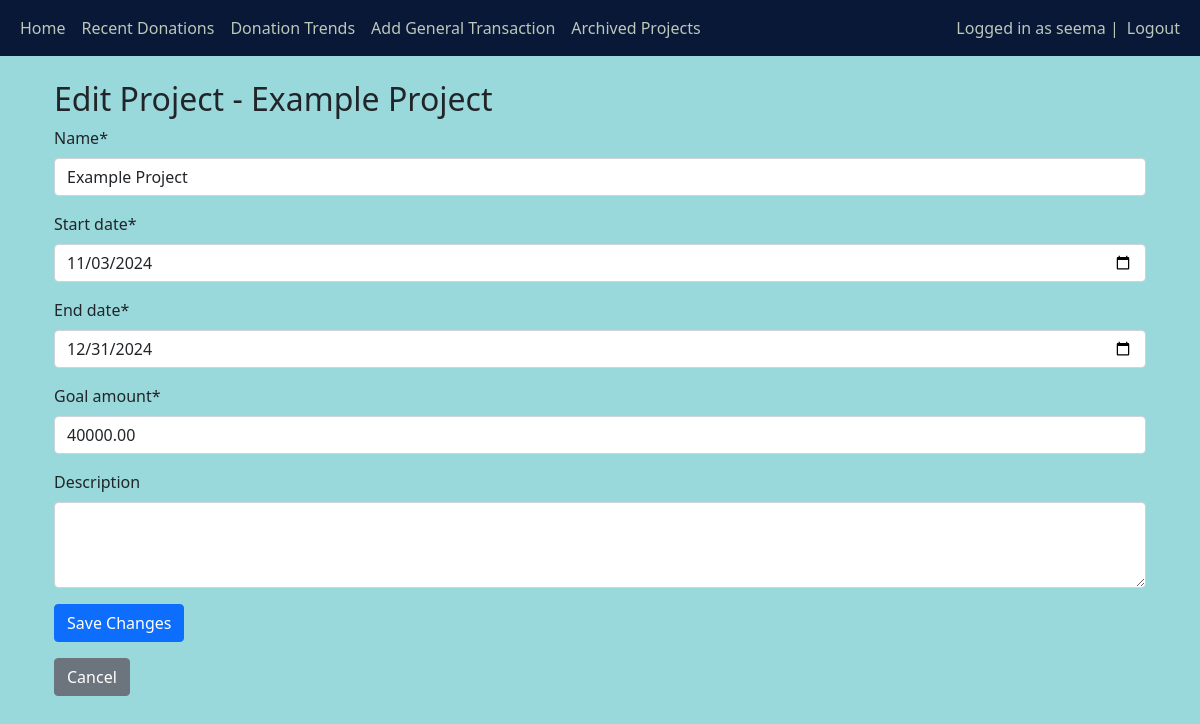
The page /edit-project/3/ (signed in) on the database its author committed.
### main/models.py (models this page shows, shortened)
class Project(models.Model):
    name = models.CharField(max_length=100)
    start_date = models.DateField()
    end_date = models.DateField()
    goal_amount = models.DecimalField(max_digits=10, decimal_places=2)
    description = models.TextField(null=True, blank=True)
    owner = models.ForeignKey(User, on_delete=models.CASCADE)
    is_archived = models.BooleanField(default=False)

### main/views.py (the view)
# urls.py: path('edit-project/<int:project_id>/', views.edit_project, name='edit_project'),
def edit_project(request, project_id):
    project = get_object_or_404(Project, id=project_id, owner=request.user)
    if request.method == 'POST':
        form = ProjectForm(request.POST, instance=project)
        if form.is_valid():
            form.save()
            messages.success(request, 'Project updated successfully.')
            return redirect('home')
    else:
        form = ProjectForm(instance=project)
    return render(request, 'main/edit_project.html', {'form': form, 'project': project})

### main/forms.py
class ProjectForm(forms.ModelForm):
    class Meta:
        model = Project
        fields = ['name', 'start_date', 'end_date', 'goal_amount', 'description']
        widgets = {
            'name': forms.TextInput(attrs={'class': 'form-control'}),
            'start_date': forms.DateInput(attrs={'type': 'date', 'class': 'form-control'}),
            'end_date': forms.DateInput(attrs={'type': 'date', 'class': 'form-control'}),
            'goal_amount': forms.NumberInput(attrs={'class': 'form-control'}),
            'description': forms.Textarea(attrs={'class': 'form-control', 'rows': 3}),
        }

### main/templates/main/edit_project.html (shortened to what this page needs)
{% extends 'main/base.html' %}
{% load crispy_forms_tags %}
{% block content %}
<div class="container mt-4">
    <h2>Edit Project - {{ project.name }}</h2>
    <form method="post">
        {{ form|crispy }}
        <button type="submit" class="btn btn-primary">Save Changes</button>
    </form>
    <a href="{% url 'home' %}" class="btn btn-secondary mt-3">Cancel</a>
</div>
{% endblock %}

### main/templates/main/base.html (shortened to what this page needs)
<!DOCTYPE html>
<html lang="en">
<head>
    <link href="https://cdn.jsdelivr.net/npm/bootstrap@5.1.3/dist/css/bootstrap.min.css" rel="stylesheet">
</head>
<body>
    <nav class="navbar navbar-expand-lg navbar-custom navbar-dark bg-dark">
        <div class="container-fluid">
            <div>
                <ul class="navbar-nav me-auto mb-2 mb-lg-0">
                    <li class="nav-item">
                        <a class="nav-link" href="/home">Home</a>
                    </li>
                    <li class="nav-item">
                        <a class="nav-link" href="/donations">Recent Donations</a>
                    </li>
                    <li class="nav-item">
                        <a class="nav-link" href="/trends">Donation Trends</a>
                    </li>
                    <li class="nav-item">
                        <a class="nav-link" href="{% url 'add_general_transaction' %}">Add General Transaction</a>
                    </li>
                    <li class="nav-item">
                        <a class="nav-link" href="{% url 'archived_projects' %}">Archived Projects</a>
                    </li>
                </ul>
            </div>
            <div>
                <ul class="navbar-nav">
                    {% if user.is_authenticated %}
                    <span class="navbar-text">Logged in as {{ user.username }} | </span>
                    <li class="nav-item">
                        <a class="nav-link" href="/logout">Logout</a>
                    </li>
                    {% else %}
                    <li class="nav-item">
                        <a class="nav-link" href="/login">Login</a>
                    </li>
                    {% endif %}
                </ul>
            </div>
        </div>
    </nav>
    <div class="container">
        {% block content %}{% endblock %}
    </div>
</body>
</html>

### main/templates/main/base.html (style rules this page uses)
body { background-color: #9ad9db }
.navbar-custom { background-color: #081836 !important; }
.navbar-custom .navbar-text { color: #bdc7ba !important; }
.navbar-custom .nav-link { color: #bdc7ba !important; }

### rows shown on the page
Project: name "Example Project", start_date "11/03/2024", end_date "12/31/2024", goal_amount "40000.00"

### other values the page prints
{{ user.username }} "seema"
